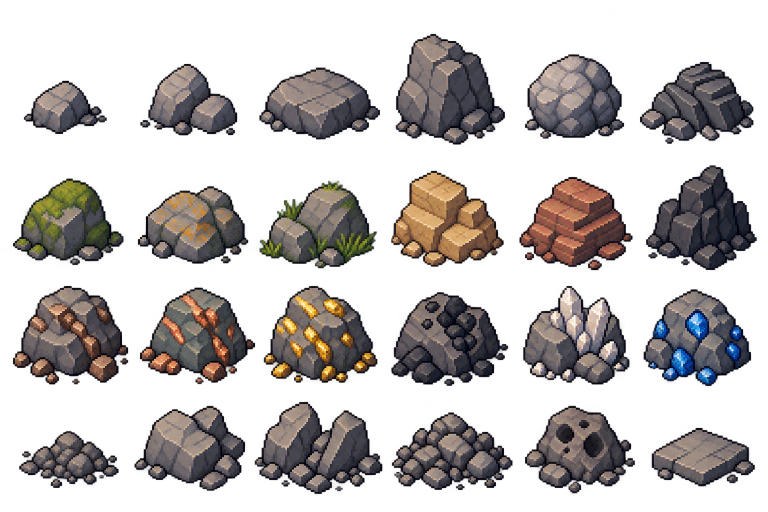
#> input picture art-source/reference-pack/environment/rocks.png, 1536 x 1024 px (shown at 1/2 size)
$ python prepare_reference_rocks.py
#> lines starting #> are read from the running program, lines starting #| are printed output that depends on the picture; after the words box and inside, x2 and y2 are one past the last pixel; in counts of white or black regions, pixels touching at a corner belong together
"""Prepare measured catalog regions as binary-alpha, palette-indexed runtime assets."""
from pathlib import Path
import hashlib,json
import numpy as np
from scipy import ndimage
from PIL import Image
ROOT=Path(__file__).resolve().parents[2]
source=ROOT/'art-source/reference-pack/environment/rocks.png'
im=Image.open(source).convert('RGBA')
#> im is the input picture: PIL image 1536x1024 RGBA; mean R, G, B, A 69.6, 63, 61.8, 94.8
xs=[0,266,518,775,1032,1280,1536]; ys=[0,310,556,790,1024]
names=['stone','cluster','low_boulder','tall_boulder','granite','slate','moss','lichen','grass_rock','sandstone','red_strata','basalt','iron','copper','gold','coal','quartz','blue_gem','gravel','chipped','split','rubble','depleted','slab']
widths=[22,30,38,34,34,36,34,34,36,36,36,34,34,34,34,34,32,34,28,34,34,34,32,36]
frames={}; reviews=[Image.new('RGBA',(600,320),c) for c in [(202,207,198,255),(28,38,48,255)]]
out=ROOT/'packages/client/public/art/reference';out.mkdir(exist_ok=True,parents=True)
for i,name in enumerate(names):
 col,row=i%6,i//6; box=(xs[col],ys[row],xs[col+1],ys[row+1]);a=np.array(im.crop(box))
 mask=a[:,:,3]>=210
 labels,n=ndimage.label(mask);sizes=np.bincount(labels.ravel());sizes[0]=0
 main=labels==int(sizes.argmax())
 # Preserve the pebble apron, but remove detached export noise/adjacent catalog assets.
 mask &= (sizes[labels]>=6) & ndimage.binary_dilation(main,iterations=35)
 a[:,:,3]=np.where(mask,255,0);a[~mask,:3]=0
 clean=Image.fromarray(a);bounds=clean.getbbox();clean=clean.crop(bounds)
 w,h=clean.size;W=widths[i];H=round(h*W/w);clean=clean.resize((W,H),Image.Resampling.NEAREST)
 alpha=clean.getchannel('A');q=clean.convert('RGB').quantize(colors=48,method=Image.Quantize.MEDIANCUT)
 palette=q.getpalette();pixels=np.array(q).astype(int)+1;pixels[np.array(alpha)==0]=0
 colors=[0]+[(palette[k*3]<<16)|(palette[k*3+1]<<8)|palette[k*3+2] for k in range(48)]
 runs=[];last=None;count=0
 for px in pixels.ravel().tolist():
  if px==last:count+=1
  else:
   if count:runs.extend([count,last])
   last=px;count=1
 runs.extend([count,last])
 frames[name]={'w':W,'h':H,'ax':W//2,'ay':H-3,'palette':colors,'runs':runs,'sourceBounds':box,'visibleBounds':bounds}
 clean=q.convert('RGBA');clean.putalpha(alpha)
 clean_array=np.array(clean);clean_array[clean_array[:,:,3]==0]=0;clean=Image.fromarray(clean_array)
 clean.save(out/f'rock-{name}.png')
 for review in reviews:review.alpha_composite(clean,(col*100+(100-W)//2,row*80+70-H))
#> this loop made 24 passes
#> (n, bounds) on passes 1 to 12: (2, (48, 162, 213, 268)), (3, (15, 128, 208, 270)), (1, (1, 136, 241, 278)), (1, (17, 68, 234, 289)), (1, (18, 109, 216, 276)), (2, (0, 124, 226, 287)), (2, (26, 48, 246, 219)), (2, (10, 63, 230, 217)), (3, (2, 55, 235, 226)), (1, (8, 32, 232, 223)), (3, (7, 44, 233, 230)), (4, (13, 21, 233, 230))
#> pass 1, `mask=a[:,:,3]>=210`:
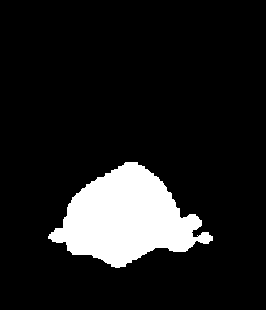
#> mask: shape (310, 266) bool; 11.8% white; 1 white region, box (x1, y1, x2, y2) and area: (48, 162, 213, 268) 9756
#> pass 1, `labels, n = ndimage.label(mask)`:
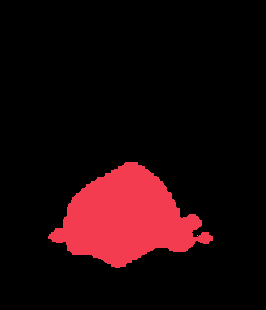
#> labels: shape (310, 266) int32; 3 distinct labels, from 0 to 2; one colour per label, 0 black
#> after the loop:
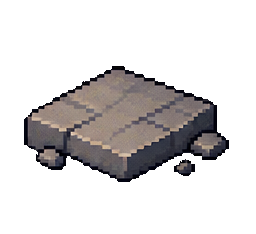
#> a: shape (234, 256, 4); mean R, G, B, A 27.4, 25, 25, 66; transparent parts drawn white
#> after the loop: alpha: PIL image 36x20 L; 65.3% white; 4 black regions, box (x1, y1, x2, y2) and area: (18, 0, 36, 13) 83, (0, 0, 15, 9) 67, (19, 14, 36, 20) 52, (0, 14, 16, 20) 48
#> after the loop:
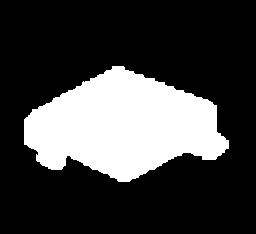
#> main: shape (234, 256) bool; 25.5% white; 1 white region, box (x1, y1, x2, y2) and area: (24, 66, 229, 182) 15252
#> after the loop: mask: shape (234, 256) bool; 25.9% white; 2 white regions, box (x1, y1, x2, y2) and area: (24, 66, 229, 182) 15252, (174, 159, 195, 176) 242
#> after the loop:
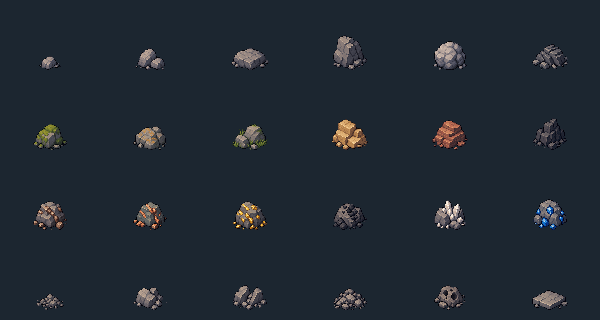
#> review: PIL image 600x320 RGBA; mean R, G, B, A 32.8, 41.3, 50.4, 255
#> after the loop, frames = 24 items
# Silver uses a prepared material variant of the same iron-veined source silhouette.
f=json.loads(json.dumps(frames['iron']));f['derivedFrom']='iron'
#> after `f = json.loads(json.dumps(frames['iron']))`: f = 8 items
for i,c in enumerate(f['palette']):
 r,g,b=(c>>16)&255,(c>>8)&255,c&255
 if r>g*1.12 and r>b*1.1:
  t=round((r+g+b)/3);f['palette'][i]=(min(255,t+15)<<16)|(min(255,t+24)<<8)|min(255,t+34)
#> this loop made 49 passes
#> (c, r, g, b, t) on passes 2, 3, 4, 5, 7, 8, 9, 10, 11, 12, 13, 14: (15584937, 237, 206, 169, 204), (13215629, 201, 167, 141, 170), (13082498, 199, 159, 130, 163), (12358777, 188, 148, 121, 152), (11896683, 181, 135, 107, 141), (10521469, 160, 139, 125, 141), (10127741, 154, 137, 125, 139), (9864315, 150, 132, 123, 135), (10582112, 161, 120, 96, 126), (10250833, 156, 106, 81, 114), (8746353, 133, 117, 113, 121), (8153960, 124, 107, 104, 112)
#> (c, r, g, b) on passes 1, 6, 15, 16, 18, 20: (0, 0, 0, 0), (10588291, 161, 144, 131), (7497833, 114, 104, 105), (7300199, 111, 100, 103), (6774627, 103, 95, 99), (6248284, 95, 87, 92)
#> after the loop, f = 9 items
frames['silver']=f
silver=np.array(Image.open(out/'rock-iron.png'));original=silver.copy()
for old,new in zip(frames['iron']['palette'],f['palette']):
 mask=(original[:,:,0]==(old>>16&255))&(original[:,:,1]==(old>>8&255))&(original[:,:,2]==(old&255))&(silver[:,:,3]>0)
 silver[mask,:3]=[(new>>16)&255,(new>>8)&255,new&255]
#> this loop made 49 passes
#> (old, new) on passes 1 to 12: (0, 0), (15584937, 14410990), (13215629, 12174028), (13082498, 11713477), (12358777, 10989754), (10588291, 10588291), (11896683, 10266031), (10521469, 10266031), (10127741, 10134445), (9864315, 9871273), (10582112, 9279136), (10250833, 8489620)
#> pass 1, `mask=(original[:,:,0]==(old>>16&255))&(original[:,:,1]==(old>>8&255))&..`:
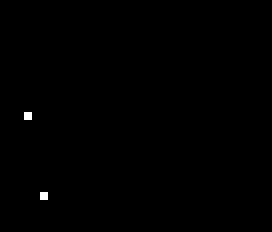
#> mask: shape (29, 34) bool (shown 8 times larger); 0.2% white in thin lines or dots, all inside (x1, y1, x2, y2) = (3, 14, 6, 25)
Image.fromarray(silver).save(out/'rock-silver.png')
(ROOT/'packages/client/src/art/reference-rocks.json').write_text(json.dumps({'source':'environment/rocks.png','sha256':hashlib.sha256(source.read_bytes()).hexdigest(),'frames':frames},separators=(',',':'))+'\n')
for review,suffix in zip(reviews,['light','dark']):review.save(ROOT/f'docs/validation/reference-rocks-{suffix}.png')
#> this loop made 2 passes
#> pass 1, `for review,suffix in zip(reviews,['light','dark']):review.save(ROOT/f'..`:
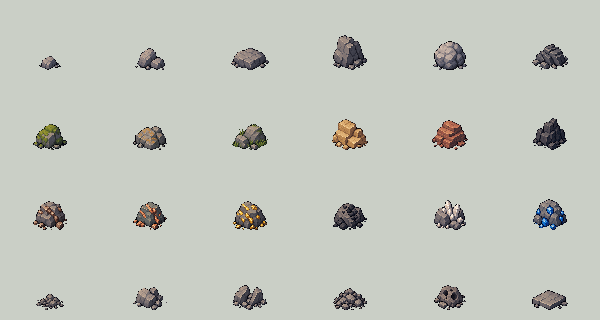
#> saved as reference-rocks-light.png: PIL image 600x320 RGBA; mean R, G, B, A 194.5, 198.4, 189.8, 255
